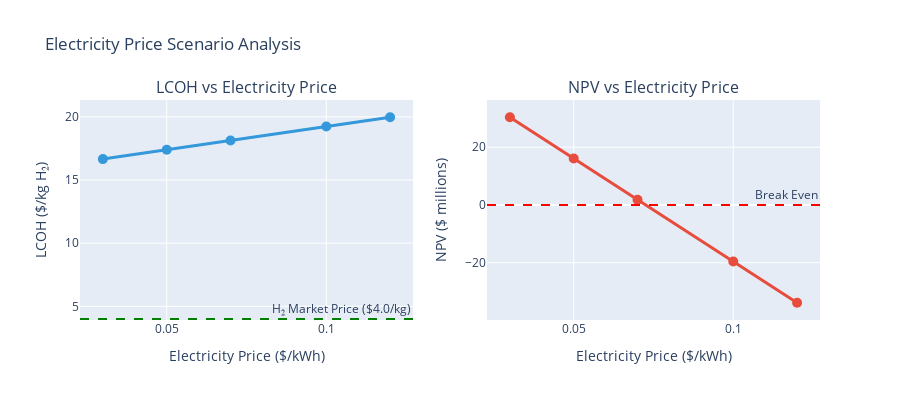

Write notebook code for a chart like this one.
### Code cell
# Detailed scenario analysis for electricity price
# This is the most sensitive variable and represents renewable energy availability

electricity_scenarios = {
    'Scenario': [
        'Very Low\n(Abundant Renewables)',
        'Low\n(TX/Midwest Wind)',
        'Base Case\n(Industrial Average)',
        'High\n(CA/Northeast)',
        'Very High\n(Peak/Premium)'
    ],
    'Electricity Price ($/kWh)': [0.03, 0.05, 0.07, 0.10, 0.12],
    'Context': [
        'West Texas wind, overnight rates',
        'PPA with wind farm',
        'Standard industrial rate',
        'High-cost regions',
        'Peak demand pricing'
    ]
}

scenario_df = pd.DataFrame(electricity_scenarios)

# Calculate metrics for each scenario
lcoh_scenarios = []
npv_scenarios = []
margin_scenarios = []

for elec_price in scenario_df['Electricity Price ($/kWh)']:
    # Recalculate electricity cost
    annual_elec = h2_annual * energy_per_kg_h2 * elec_price
    
    # Recalculate variable costs
    new_variable_costs = (rng_cost + annual_elec + cooling_cost + process_water_cost)
    
    # Recalculate margin
    new_margin = total_revenue - new_variable_costs
    margin_pct = new_margin / total_revenue * 100
    
    # Estimate NPV impact
    cost_delta = annual_elec - elec_cost
    annuity_factor = (1 - (1 + discount_rate)**(-plant_lifetime)) / discount_rate
    new_npv = npv - cost_delta * annuity_factor
    
    # LCOH estimate
    # Simplified: base LCOH + electricity cost change per kg H2
    lcoh_delta = (elec_price - electricity_price) * energy_per_kg_h2
    new_lcoh = lcoh + lcoh_delta
    
    lcoh_scenarios.append(new_lcoh)
    npv_scenarios.append(new_npv)
    margin_scenarios.append(margin_pct)

scenario_df['LCOH ($/kg)'] = lcoh_scenarios
scenario_df['NPV ($M)'] = [x/1e6 for x in npv_scenarios]
scenario_df['Gross Margin (%)'] = margin_scenarios

# Display table
display(scenario_df[['Scenario', 'Electricity Price ($/kWh)', 'LCOH ($/kg)', 
                     'NPV ($M)', 'Gross Margin (%)']].style.format({
    'Electricity Price ($/kWh)': '{:.2f}',
    'LCOH ($/kg)': '{:.2f}',
    'NPV ($M)': '{:.1f}',
    'Gross Margin (%)': '{:.1f}%'
}).set_properties(**{'text-align': 'center'}))

# Visualize
fig = make_subplots(
    rows=1, cols=2,
    subplot_titles=('LCOH vs Electricity Price', 'NPV vs Electricity Price')
)

fig.add_trace(
    go.Scatter(
        x=scenario_df['Electricity Price ($/kWh)'],
        y=scenario_df['LCOH ($/kg)'],
        mode='lines+markers',
        name='LCOH',
        line=dict(width=3, color='#3498db'),
        marker=dict(size=10)
    ),
    row=1, col=1
)

# Add H2 market price reference
fig.add_hline(y=h2_price, line_dash="dash", line_color="green", 
              annotation_text=f"H₂ Market Price (${h2_price}/kg)",
              row=1, col=1)

fig.add_trace(
    go.Scatter(
        x=scenario_df['Electricity Price ($/kWh)'],
        y=scenario_df['NPV ($M)'],
        mode='lines+markers',
        name='NPV',
        line=dict(width=3, color='#e74c3c'),
        marker=dict(size=10)
    ),
    row=1, col=2
)

fig.add_hline(y=0, line_dash="dash", line_color="red",
              annotation_text="Break Even",
              row=1, col=2)

fig.update_xaxes(title_text="Electricity Price ($/kWh)", row=1, col=1)
fig.update_xaxes(title_text="Electricity Price ($/kWh)", row=1, col=2)
fig.update_yaxes(title_text="LCOH ($/kg H₂)", row=1, col=1)
fig.update_yaxes(title_text="NPV ($ millions)", row=1, col=2)

fig.update_layout(height=400, showlegend=False, title_text="Electricity Price Scenario Analysis")

fig.show()

print(f"\n💡 Strategic Insights:")
print(f"\n🌟 Best Case (Abundant Renewables at $0.03/kWh):")
print(f"   • LCOH: ${lcoh_scenarios[0]:.2f}/kg")
print(f"   • NPV: ${npv_scenarios[0]/1e6:.1f}M")
print(f"   • Project is HIGHLY attractive")

print(f"\n⚠️ Worst Case (Premium Electricity at $0.12/kWh):")
print(f"   • LCOH: ${lcoh_scenarios[-1]:.2f}/kg")
print(f"   • NPV: ${npv_scenarios[-1]/1e6:.1f}M")
worst_viable = "still viable" if npv_scenarios[-1] > 0 else "NOT viable"
print(f"   • Project is {worst_viable}")

print(f"\n🎯 Optimal Deployment Strategy:")
print(f"   • Target regions with low-cost renewable electricity")
print(f"   • Co-locate with wind/solar farms for direct PPAs")
print(f"   • Consider regions: West Texas, Midwest, Pacific Northwest")
print(f"   • Avoid: High electricity cost regions unless H₂ prices are premium")

### Figure 1 — Plotly figure (JSON) as saved in the notebook; plotly's stock layout.template omitted (floating-point values rounded to 4 significant figures)
{"data": [{"line": {"color": "#3498db", "width": 3}, "marker": {"size": 10}, "mode": "lines+markers", "name": "LCOH", "type": "scatter", "x": [0.03, 0.05, 0.07, 0.1, 0.12], "xaxis": "x", "y": [16.65, 17.39, 18.13, 19.23, 19.97], "yaxis": "y"}, {"line": {"color": "#e74c3c", "width": 3}, "marker": {"size": 10}, "mode": "lines+markers", "name": "NPV", "type": "scatter", "x": [0.03, 0.05, 0.07, 0.1, 0.12], "xaxis": "x2", "y": [30.39, 16.1, 1.824, -19.6, -33.88], "yaxis": "y2"}], "layout": {"annotations": [{"font": {"size": 16}, "showarrow": false, "text": "LCOH vs Electricity Price", "x": 0.225, "xanchor": "center", "xref": "paper", "y": 1, "yanchor": "bottom", "yref": "paper"}, {"font": {"size": 16}, "showarrow": false, "text": "NPV vs Electricity Price", "x": 0.775, "xanchor": "center", "xref": "paper", "y": 1, "yanchor": "bottom", "yref": "paper"}, {"showarrow": false, "text": "H₂ Market Price ($4.0/kg)", "x": 1, "xanchor": "right", "xref": "x domain", "y": 4, "yanchor": "bottom", "yref": "y"}, {"showarrow": false, "text": "Break Even", "x": 1, "xanchor": "right", "xref": "x2 domain", "y": 0, "yanchor": "bottom", "yref": "y2"}], "height": 400, "shapes": [{"line": {"color": "green", "dash": "dash"}, "type": "line", "x0": 0, "x1": 1, "xref": "x domain", "y0": 4, "y1": 4, "yref": "y"}, {"line": {"color": "red", "dash": "dash"}, "type": "line", "x0": 0, "x1": 1, "xref": "x2 domain", "y0": 0, "y1": 0, "yref": "y2"}], "showlegend": false, "title": {"text": "Electricity Price Scenario Analysis"}, "xaxis": {"anchor": "y", "domain": [0, 0.45], "title": {"text": "Electricity Price ($/kWh)"}}, "xaxis2": {"anchor": "y2", "domain": [0.55, 1], "title": {"text": "Electricity Price ($/kWh)"}}, "yaxis": {"anchor": "x", "domain": [0, 1], "title": {"text": "LCOH ($/kg H₂)"}}, "yaxis2": {"anchor": "x2", "domain": [0, 1], "title": {"text": "NPV ($ millions)"}}}}
